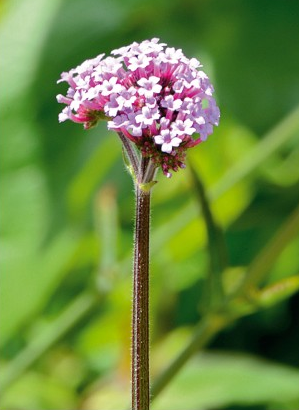
//> input picture data/images/flower.png, 299 x 410 px
$ ./day008   (built with g++ and OpenCV 4)
//> lines starting //> are read from the running program, lines starting //| are printed output that depends on the picture
#include <opencv2/opencv.hpp>
#include <iostream>

using namespace cv;
using namespace std;

int main(int argc, const char *argv[])
{
	Mat src = imread("D:/vcprojects/images/flower.png");
//> src is the input picture: 410 rows x 299 cols, CV_8UC3; mean B, G, R 64, 137, 107.6
	if (src.empty()) {
		printf("could not load image...\n");
		return -1;
	}
	namedWindow("input", WINDOW_AUTOSIZE);
	imshow("input", src);

	vector<Mat> mv;
	Mat dst1, dst2, dst3;
	// 蓝色通道为零
	split(src, mv);
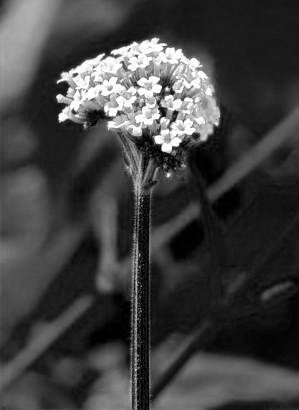
//> mv[0]: 410 rows x 299 cols, CV_8UC1; min 0, max 255, mean 64
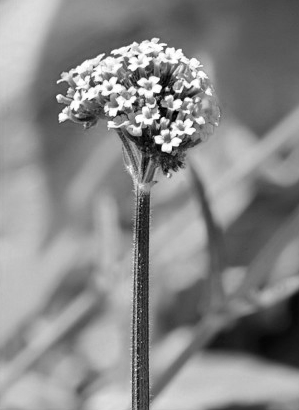
//> mv[1]: 410 rows x 299 cols, CV_8UC1; min 0, max 255, mean 137
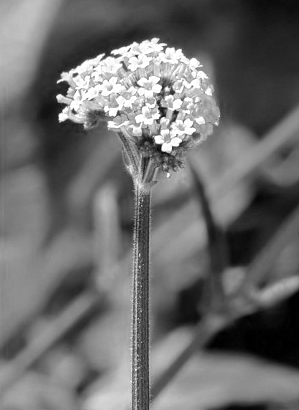
//> mv[2]: 410 rows x 299 cols, CV_8UC1; min 0, max 255, mean 107.6
	mv[0] = Scalar(0);
//> mv[0]: 410 rows x 299 cols, CV_8UC1; every value is 0
	merge(mv, dst1);
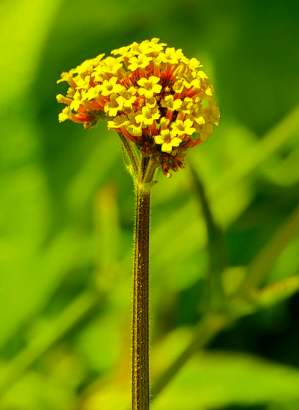
//> dst1: 410 rows x 299 cols, CV_8UC3; mean B, G, R 0, 137, 107.6
	imshow("output1", dst1);

	// 绿色通道为零
	split(src, mv);
	mv[1] = Scalar(0);
	merge(mv, dst2);
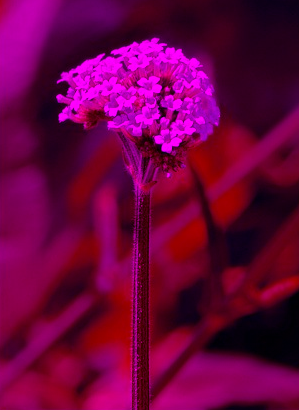
//> dst2: 410 rows x 299 cols, CV_8UC3; mean B, G, R 64, 0, 107.6
	imshow("output2", dst2);

	// 红色通道为零
	split(src, mv);
	mv[2] = Scalar(0);
	merge(mv, dst3);
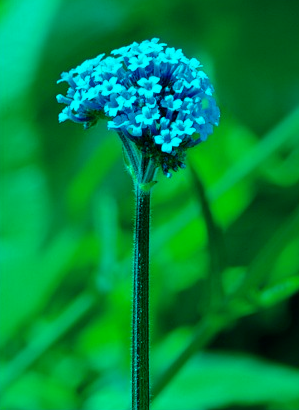
//> dst3: 410 rows x 299 cols, CV_8UC3; mean B, G, R 64, 137, 0
	imshow("output3", dst3);

	waitKey(0);
	return 0;
}
